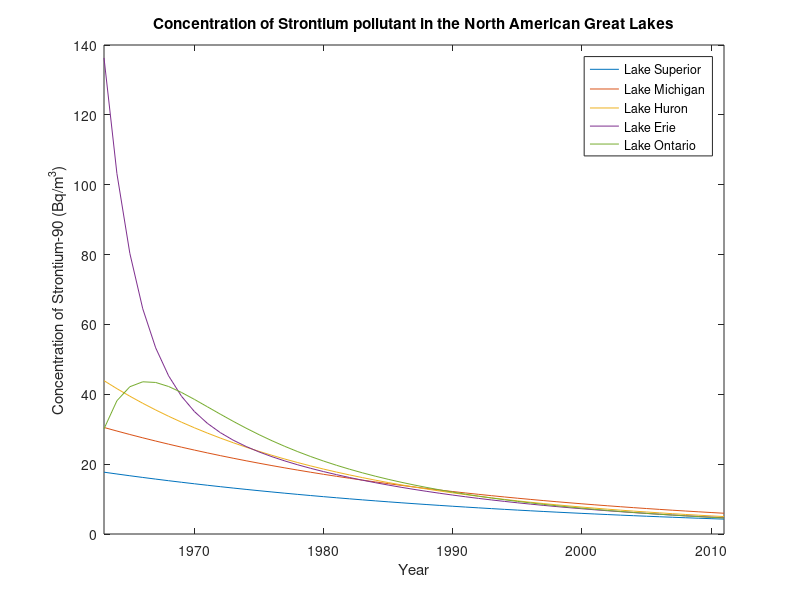

The MATLAB source for this figure:
clear all; close all; clc; %resets everything
k = .69315/28.8; %rate constant
A = [-(.0056+k) 0 0 0 0;0 -(.01+k) 0 0 0;.01902 .01387 -(.047+k) 0 0;0 0 .33597 -(.376+k) 0; 0 0 0 .11364 -(.133+k)]; %coefficient matrix
[x,y] = eig(A); %solves for eigenvalues and eigenvectors
v = [17.7;30.5;43.9;136.3;30.1]; %initial cconditions
z = linsolve(x,v); %solves for constants
t = 1963:2011; %years vector
c = z(1) * x(:,1) * exp(y(1,1)*(t-1963)) + z(2) * x(:,2) * exp(y(2,2)*(t-1963)) + z(3) * x(:,3) * exp(y(3,3)*(t-1963)) + z(4) * x(:,4) * exp(y(4,4)*(t-1963)) + z(5) * x(:,5) * exp(y(5,5)*(t-1963)); %general solution
plot(t,c) %plot
axis([1963 2011 0 140]) %aesthetics
xlabel('Year') %labels
ylabel('Concentration of Strontium-90 (Bq/m^3)')
title('Concentration of Strontium pollutant in the North American Great Lakes')
legend('Lake Superior','Lake Michigan','Lake Huron','Lake Erie','Lake Ontario')